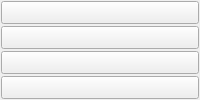
      <widget class="QWidget" name="page_56">
       <layout class="QGridLayout" name="gridLayout_59">
        <property name="margin">
         <number>1</number>
        </property>
        <property name="spacing">
         <number>2</number>
        </property>
        <item row="1" column="0">
         <layout class="QVBoxLayout" name="verticalLayout_31">
          <item>
           <widget class="QPushButton" name="ui_8_Pane1BTN">
            <property name="sizePolicy">
             <sizepolicy hsizetype="Minimum" vsizetype="Expanding">
              <horstretch>0</horstretch>
              <verstretch>0</verstretch>
             </sizepolicy>
            </property>
            <property name="text">
             <string/>
            </property>
            <property name="view" stdset="0">
             <string>pane1</string>
            </property>
           </widget>
          </item>
          <item>
           <widget class="QPushButton" name="ui_8_Pane2BTN">
            <property name="sizePolicy">
             <sizepolicy hsizetype="Minimum" vsizetype="Expanding">
              <horstretch>0</horstretch>
              <verstretch>0</verstretch>
             </sizepolicy>
            </property>
            <property name="text">
             <string/>
            </property>
            <property name="view" stdset="0">
             <string>pane2</string>
            </property>
           </widget>
          </item>
          <item>
           <widget class="QPushButton" name="ui_8_Pane3BTN">
            <property name="sizePolicy">
             <sizepolicy hsizetype="Minimum" vsizetype="Expanding">
              <horstretch>0</horstretch>
              <verstretch>0</verstretch>
             </sizepolicy>
            </property>
            <property name="text">
             <string/>
            </property>
            <property name="view" stdset="0">
             <string>pane3</string>
            </property>
           </widget>
          </item>
          <item>
           <widget class="QPushButton" name="ui_8_Pane4BTN">
            <property name="sizePolicy">
             <sizepolicy hsizetype="Minimum" vsizetype="Expanding">
              <horstretch>0</horstretch>
              <verstretch>0</verstretch>
             </sizepolicy>
            </property>
            <property name="text">
             <string/>
            </property>
            <property name="view" stdset="0">
             <string>pane4</string>
            </property>
           </widget>
          </item>
         </layout>
        </item>
       </layout>
      </widget>
